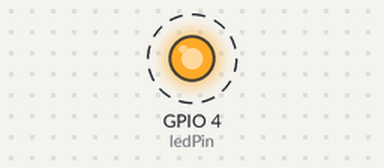
Bench run of a sketch on a simulated ESP32. Shown: output pins drawn as LEDs (lit = HIGH). Dashed ring = blinking.

Above: at 0.5 s.
Timing chart, 0 to 4.6 s (numbered marks = the images above):
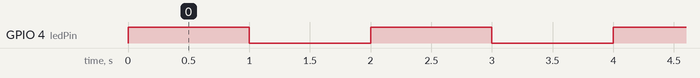

The sketch:

esp32cam_ledtest.ino
```cpp
// Definir el pin del LED incorporado
const int ledPin = 4; // El LED incorporado en la ESP32-CAM está conectado al pin GPIO 4

// Variable para almacenar el estado del LED
bool ledState = false;

void setup() {
  // Inicializar el pin del LED como salida
  pinMode(ledPin, OUTPUT);
  // Inicializar el LED apagado
  digitalWrite(ledPin, LOW);
}

void loop() {
  // Cambiar el estado del LED
  ledState = !ledState;
  digitalWrite(ledPin, ledState);

  // Esperar un segundo (1000 milisegundos)
  delay(1000);
}
```

Measured:
- by itself, GPIO 4 (ledPin): alternates HIGH for 1.0 s and LOW for 1.0 s
